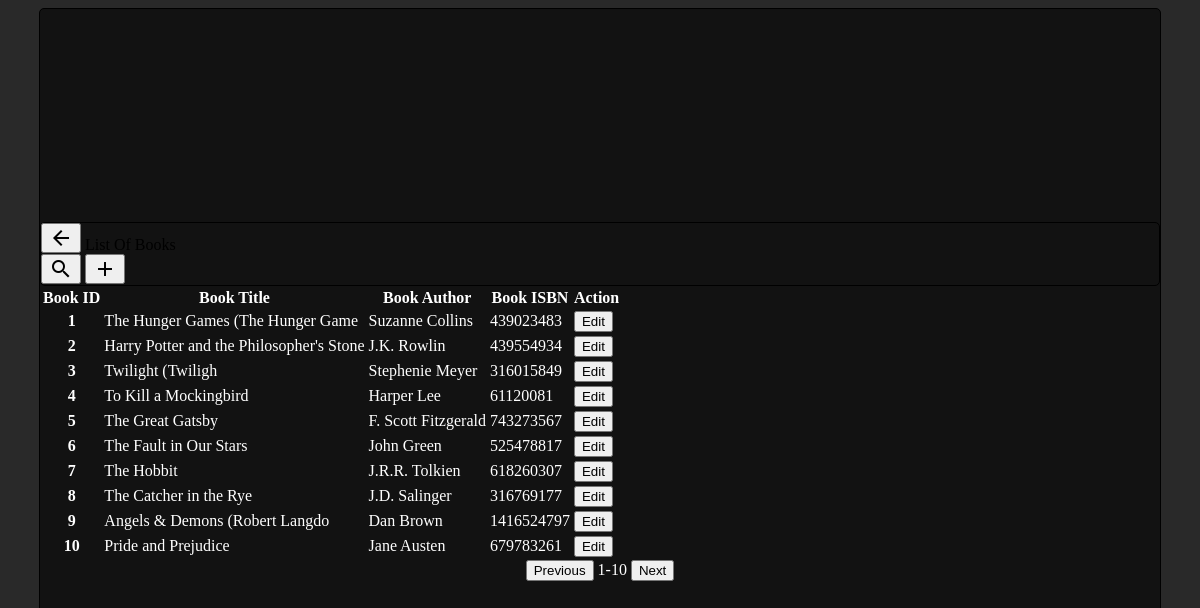
The app's page /books/view/1-10 with its own data.
### tables this page shows
CREATE TABLE books (
            book_id INTEGER PRIMARY KEY AUTOINCREMENT,
            book_name varchar(255),
            book_Author varchar(255),
            book_isbn varchar(255)
        );

### main.py (the view)
    @server.route("/books/view/<int:back>-<int:next>")
    def booksViewWithRange(back, next):
        if next < back :
            return redirect('/books/view/1-10')
        if len(Books().get_range(back, next)) == 0:
            return redirect(f'/books/view/{back - 10}-{next - 10}')
        return render_template("/books/books.html", books=Books().get_range(back, next), back=back, next=next)

### db.py (called while the page is built)
    def get_range(self, back, next, formed=False):
        if type(back) == type(1) and type(next) == type(1):
            get_query = f"SELECT * FROM {self.__table} WHERE book_id BETWEEN {back} AND {next}"
            if formed:
                return pd.read_sql_query(get_query, self.__conn)
            return self.__conn.execute(get_query).fetchall()

### templates/books/books.html (shortened to what this page needs)
{% extends "base.html" %}
{% block body %}
<div class="mdc-data-table">
    <div class="mdc-data-table__table-container">
        <div class="mdc-top-app-bar title" style="top: 0px; ">
            <div class="mdc-top-app-bar__row">
                <section class="mdc-top-app-bar__section mdc-top-app-bar__section--align-start">
                    <button onclick="home()" class="mdc-icon-button material-icons mdc-top-app-bar__navigation-icon mdc-ripple-upgraded--unbounded mdc-ripple-upgraded"
                            style="--mdc-ripple-fg-size:28px; --mdc-ripple-fg-scale:1.71429; --mdc-ripple-left:10px; --mdc-ripple-top:10px;">
                    </button>
                    <span class="mdc-top-app-bar__title">List Of Books</span></section>
                <section class="mdc-top-app-bar__section mdc-top-app-bar__section--align-end">
                    <button class="mdc-icon-button material-icons mdc-top-app-bar__action-item mdc-ripple-upgraded--unbounded mdc-ripple-upgraded"
                            aria-label="Download"
                            style="--mdc-ripple-fg-size:28px; --mdc-ripple-fg-scale:1.71429; --mdc-ripple-left:10px; --mdc-ripple-top:10px;">
                    </button>
                    <button onclick="goAddBook()" class="mdc-icon-button material-icons mdc-top-app-bar__action-item mdc-ripple-upgraded--unbounded mdc-ripple-upgraded"
                            aria-label="Bookmark this page"
                            style="--mdc-ripple-fg-size:28px; --mdc-ripple-fg-scale:1.71429; --mdc-ripple-left:10px; --mdc-ripple-top:10px;">
                    </button>
                </section>
            </div>
        </div>
        <table class="mdc-data-table__table" style="background-color: #121212!important;">
            <thead>
            <tr class="mdc-data-table__header-row">
                <th class="mdc-data-table__header-cell" role="columnheader" scope="col">Book ID</th>
                <th class="mdc-data-table__header-cell " role="columnheader" scope="col">Book Title</th>
                <th class="mdc-data-table__header-cell " role="columnheader" scope="col">Book Author</th>
                <th class="mdc-data-table__header-cell" role="columnheader" scope="col">Book ISBN</th>
                <th class="mdc-data-table__header-cell" role="columnheader" scope="col">Action</th>
            </tr>
            </thead>
            <tbody class="mdc-data-table__content" style="background-color: #121212;">
            {% for book in books %}
            <tr class="mdc-data-table__row">
                <th class="mdc-data-table__cell" scope="row">{{book[0]}}</th>
                <td class="mdc-data-table__cell ">{{book[1]}}</td>
                <td class="mdc-data-table__cell ">{{book[2]}}</td>
                <td class="mdc-data-table__cell">{{book[3]}}</td>
                <td class="mdc-data-table__cell">
                    <button onclick="updateBook({{book[0]}})" class="mdc-button mdc-card__action mdc-card__action--button"> Edit
                    </button>
                </td>
            </tr>
            {% endfor %}
            </tbody>
        </table>
    </div>
    <div style="margin-left: auto; margin-right: auto;">
        <button onclick="backPage({{back}},{{next}})" class="mdc-button mdc-card__action mdc-card__action--button"> Previous
        </button>
        <span class="mdc-typography--button" style="color: #ffffff;">{{ back }}-{{ next }}</span>
        <button onclick="nextPage({{back}},{{next}})" class="mdc-button mdc-card__action mdc-card__action--button"> Next
        </button>
    </div>
</div>
{% endblock %}

### templates/base.html (shortened to what this page needs)
<!DOCTYPE html>
<html lang="en">
<head>
      <link href="https://unpkg.com/material-components-web@latest/dist/material-components-web.min.css" rel="stylesheet">
</head>
<body>
<div>
    {% block body %}
    {% endblock %}
</div>
</body>
</html>

### templates/base.html (style rules this page uses)
body { background-color : #292929; }

### templates/books/books.html (style rules this page uses)
:root { --mdc-theme-primary: #fcb8ab; --mdc-theme-secondary: #feeae6; }
.mdc-data-table__header-cell { background-color: #121212!important; color: #ffffff; }
.mdc-data-table__cell { color: #ffffff; }
.mdc-data-table { background-color: #121212; border: 1px solid #000000; border-radius: 5px; margin-left: auto; max-width: 70rem; margin-right: auto; display: flex; flex-direction: column; justify-content: center; min-height: 98vh; }
.title { background-color: #121212; border: 1px solid #000000; border-radius: 5px; margin-left: auto; max-width: 70rem; margin-right: auto; display: flex; flex-direction: column; }

### records on screen
books: book_id "1", book_name "The Hunger Games (The Hunger Game", book_Author "Suzanne Collins", book_isbn "439023483"
books: book_id "2", book_name "Harry Potter and the Philosopher's Stone", book_Author "J.K. Rowlin", book_isbn "439554934"
books: book_id "3", book_name "Twilight (Twiligh", book_Author "Stephenie Meyer", book_isbn "316015849"
books: book_id "4", book_name "To Kill a Mockingbird", book_Author "Harper Lee", book_isbn "61120081"
books: book_id "5", book_name "The Great Gatsby", book_Author "F. Scott Fitzgerald", book_isbn "743273567"
books: book_id "6", book_name "The Fault in Our Stars", book_Author "John Green", book_isbn "525478817"
books: book_id "7", book_name "The Hobbit", book_Author "J.R.R. Tolkien", book_isbn "618260307"
books: book_id "8", book_name "The Catcher in the Rye", book_Author "J.D. Salinger", book_isbn "316769177"
books: book_id "9", book_name "Angels & Demons (Robert Langdo", book_Author "Dan Brown", book_isbn "1416524797"
books: book_id "10", book_name "Pride and Prejudice", book_Author "Jane Austen", book_isbn "679783261"

### other values on screen
{{ back }} "1"
{{ next }} "10"
